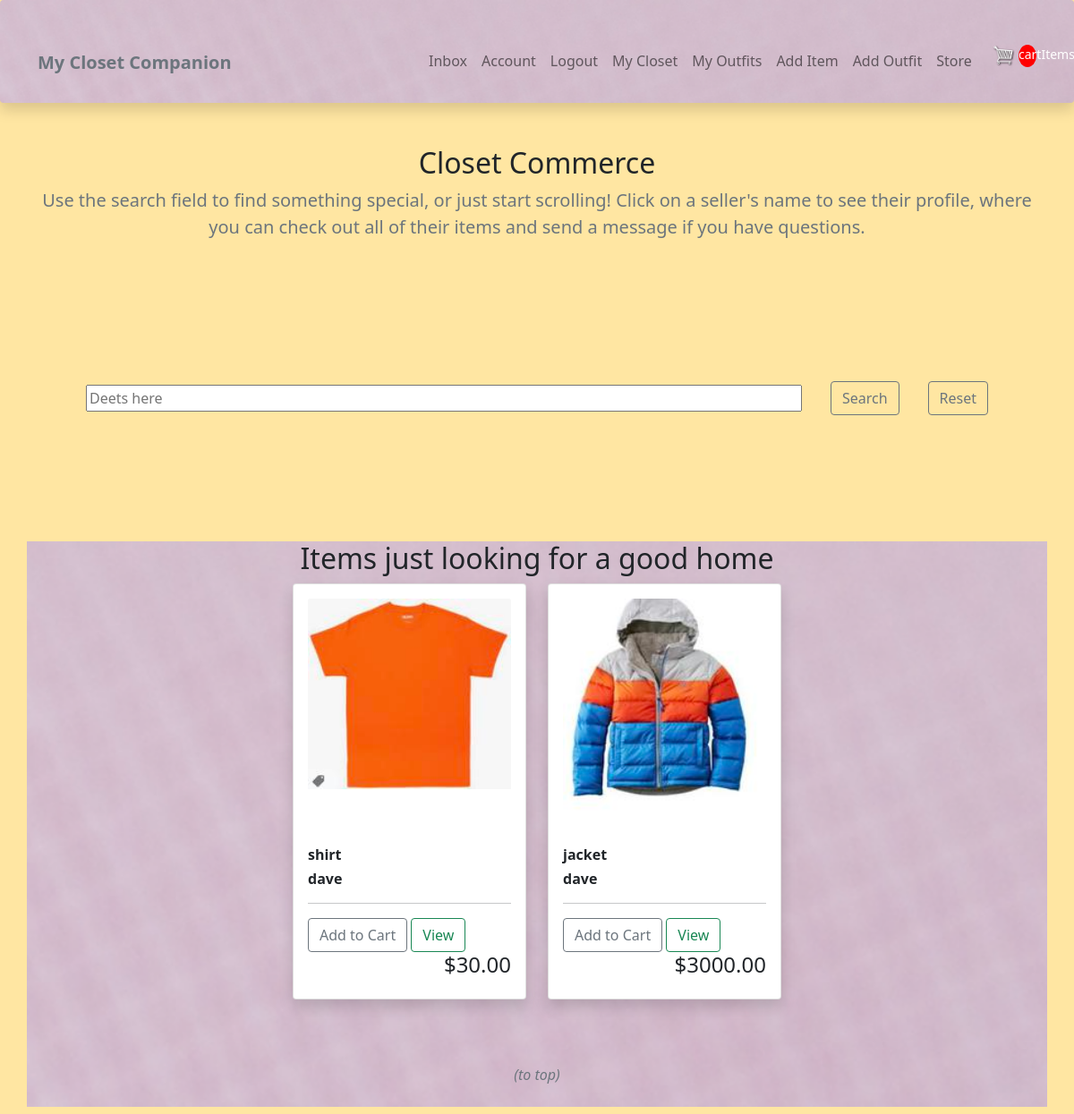
Page /store/ (signed in) on the earlier database version.
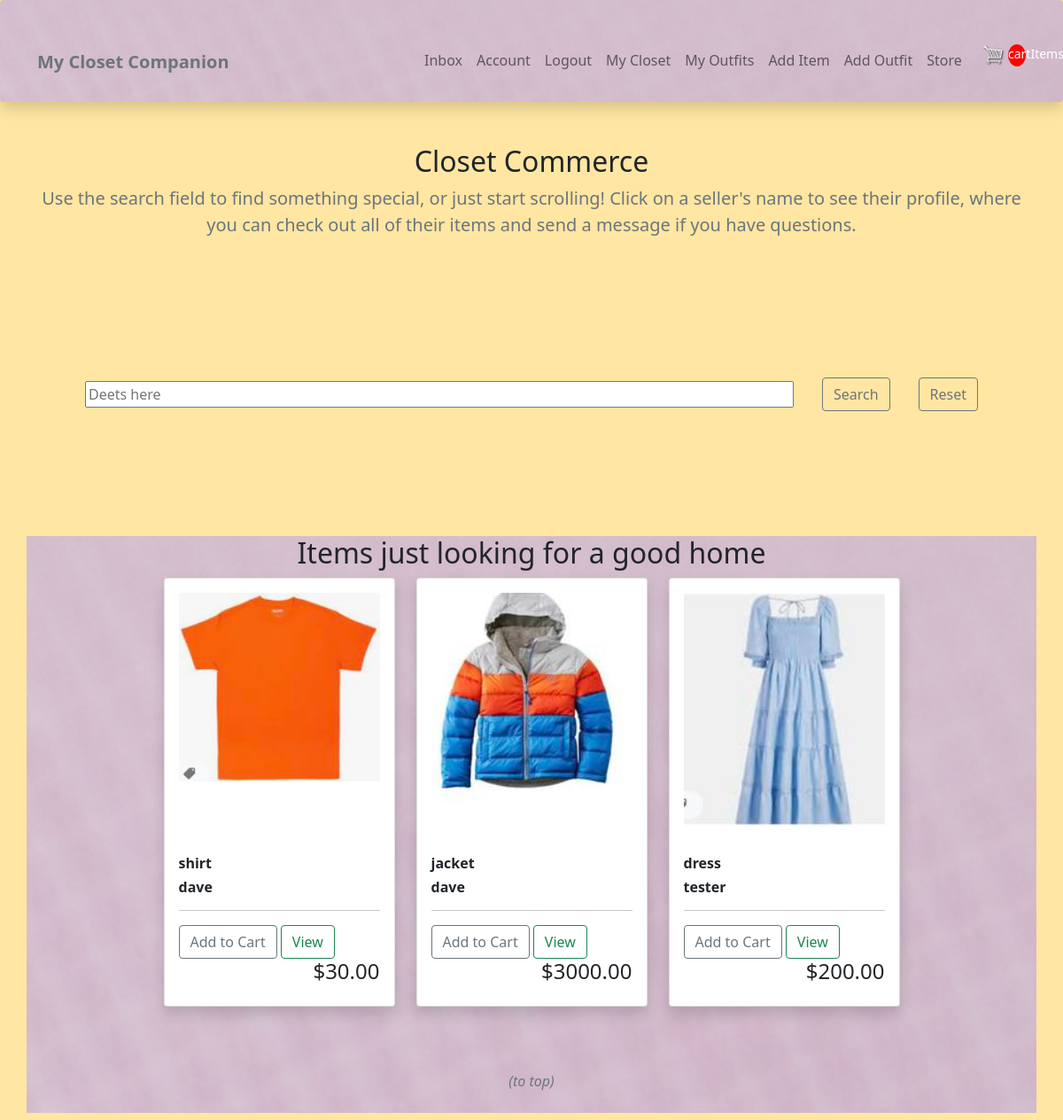
Same page on the later database version.
### wardrobe/models.py (models this page shows, shortened)
class Item(models.Model):
    top = 'top'
    bottom = 'bottom'
    dress = 'dress'
    shoe = 'shoe'
    outerwear = 'outerwear'
    handbag = 'handbag'
    other = 'other'
    item_type = [
        (top, 'top'),
        (bottom, 'bottom'),
        (dress, 'dress'),
        (shoe, 'shoe'),
        (outerwear, 'outerwear'),
        (handbag, 'handbag'),
        (other, 'other'),
    ]
    owner = models.ForeignKey(Profile, null=True, blank=True, on_delete=models.CASCADE)
    name = models.CharField(max_length=100)
    description = models.TextField(max_length=300, blank=True, null=True)
    type = models.CharField(max_length=100, choices = item_type, default=shoe)
    image = ResizedImageField(size=[200, 200], upload_to="images")
    sell = models.BooleanField(default=False)
    price = models.DecimalField(max_digits=7, decimal_places=2, blank=True, null=True)
    tags = models.ManyToManyField('Tag', blank=True)
    created = models.DateTimeField(auto_now_add=True)
    id = models.UUIDField(default=uuid.uuid4, unique=True, primary_key=True, editable=False)
    @property
    def imageURL(self):
        try:
            url = self.image.url
        except:
            url = ''
        return url

### user/models.py (models this page shows)
class Profile(models.Model):
    user = models.OneToOneField(
        User, on_delete=models.CASCADE, null=True, blank=True)
    name = models.CharField(max_length=200, blank=True, null=True)
    email = models.EmailField(max_length=500, blank=True, null=True)
    username = models.CharField(max_length=200, blank=True, null=True)
    location = models.CharField(max_length=200, blank=True, null=True)
    short_intro = models.CharField(max_length=200, blank=True, null=True)
    profile_image = models.ImageField(
        null=True, blank=True, upload_to='profiles/', default="profiles/user-default.png")
    social_instagram = models.CharField(max_length=200, blank=True, null=True)
    created = models.DateTimeField(auto_now_add=True)
    id = models.UUIDField(default=uuid.uuid4, unique=True,
                          primary_key=True, editable=False)
    def __str__(self):
        return str(self.username)

### store/views.py (the view)
# urls.py: path('store/', include('store.urls')),
@login_required(login_url="login")
def store(request):
    data = cartData(request)
    cartItems = data['cartItems']
    items = Item.objects.filter(sell=True)
    context = {'items': items}
    return render(request, 'store/store.html', context)

### store/models.py (called while the page is built)
    @property
    def get_cart_items(self):
        orderitems = self.orderitem_set.all()
        total = sum([item.quantity for item in orderitems])
        return total

### store/utils.py (called while the page is built)
def cartData(request):
	if request.user.is_authenticated:
		customer = request.user.profile
		order, created = Order.objects.get_or_create(customer=customer, complete=False)
		orderItems = order.orderitem_set.all()
		cartItems = order.get_cart_items
	else:
		return redirect('login')
	return {'cartItems': cartItems ,'order': order, 'orderItems': orderItems}

### store/templates/store/store.html (shortened to what this page needs)
{% extends 'main.html' %}
{% load static %}
{% block content %}
<div class="container-lg">
    <div class="text-center">
        <h2>Closet Commerce</h2>
        <p class="lead text-muted">Use the search field to find something special, or just start scrolling! Click on a seller's name to see their profile, where you can check out all of their items and send a message if you have questions.</p>
    </div>
</div>
<section class="hero-section text-center">
      <div class="container container--narrow">
          <div class="hero-section__search">
              <form id='searchForm' class="form" action="" method="GET">
                  <div class="form__field">
                      <input class="input input--text" id="formInput#search" type="text" name="search_query"
                          placeholder="Deets here" value="" />
                  </div>
                  <input class="btn btn-outline-secondary" type="submit" value="Search" />
                  <input class="btn btn-outline-secondary" type="submit" value="Reset" name='' />
              </form>
          </div>
      </div>
  </section>
  <div class="container-lg bg-light texture">
      <div class="text-center">
        <h2>Items just looking for a good home</h2>
      </div>
      <div class="row my-2 justify-content-center">
      {% for item in items %}
      {% if item.price %}
        <div class="col-8 col-lg-4 col-xl-3 mb-3 d-flex align-items-stretch">
          <div class="card-group">
            <div class="card shadow p-3 mb-5 bg-body rounded" >
              <img src="{{item.imageURL}}" class="card-img-top">
              <div class="card-body">
              </div>
               <div class="box-element product">
                <h6><strong>{{item.name}}</strong></h6>
                <h6><strong>{{item.owner}}</strong></h6>
                <hr>
                <button data-product={{item.id}} data-action="add" class="btn btn-outline-secondary add-btn update-cart">Add to Cart</button>
                <a href="#" class="btn btn-outline-success">View</a>
                <h4 style="display: inline-block; float: right">${{item.price|floatformat:2}}</h4>
            </div>
            </div>
          </div>
        </div>
        {% endif %}
      {% endfor %}
      <a class="nav-link text-center" href="#"><p class="fst-italic fw-light text-muted">(to top)</p></a>
      </div>
    </div>
{% endblock %}

Differences in the rows shown:
added Item: imageURL (picture), name "dress", owner "tester", price "200.00"
